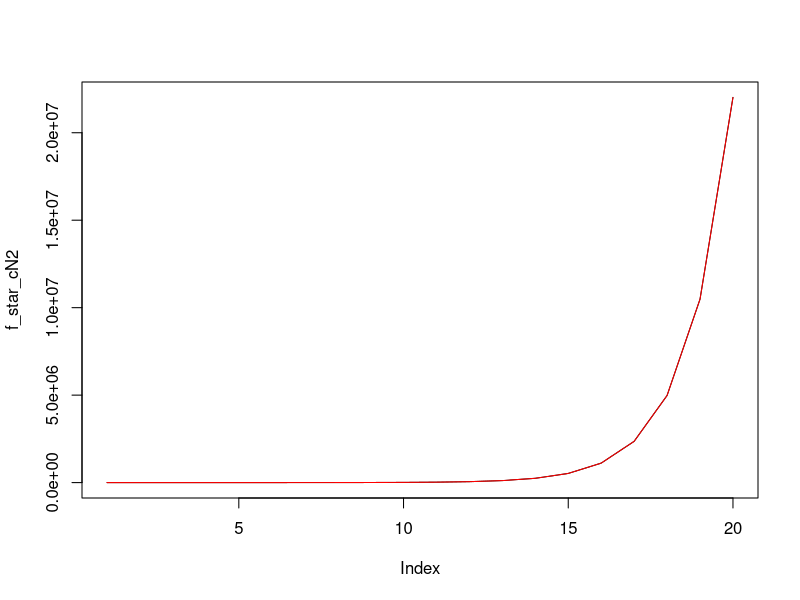
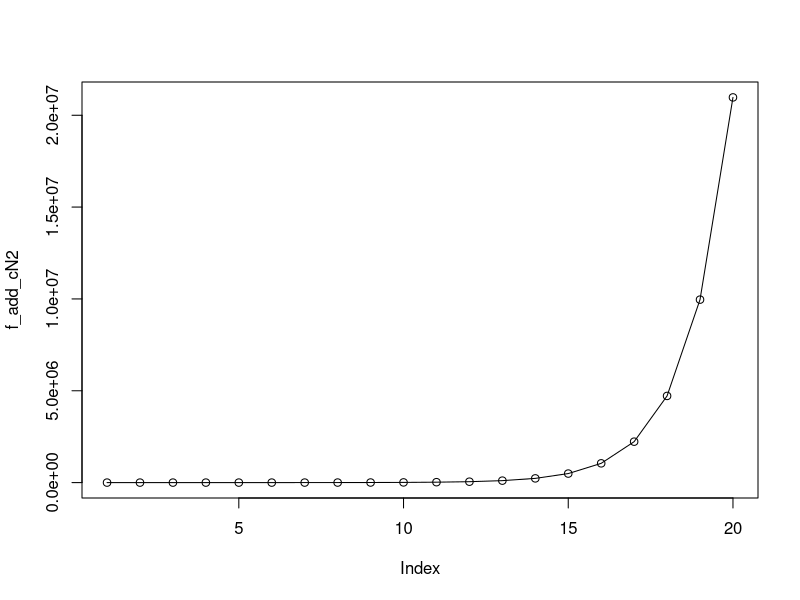
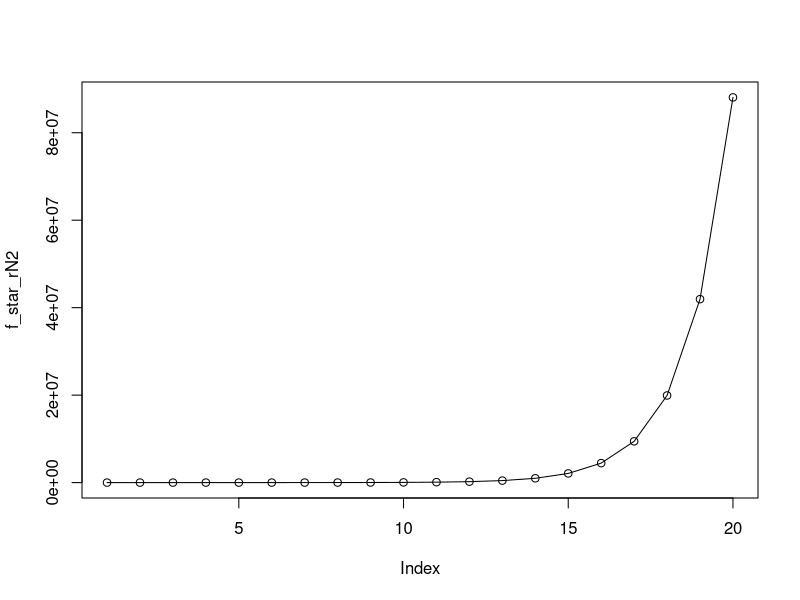
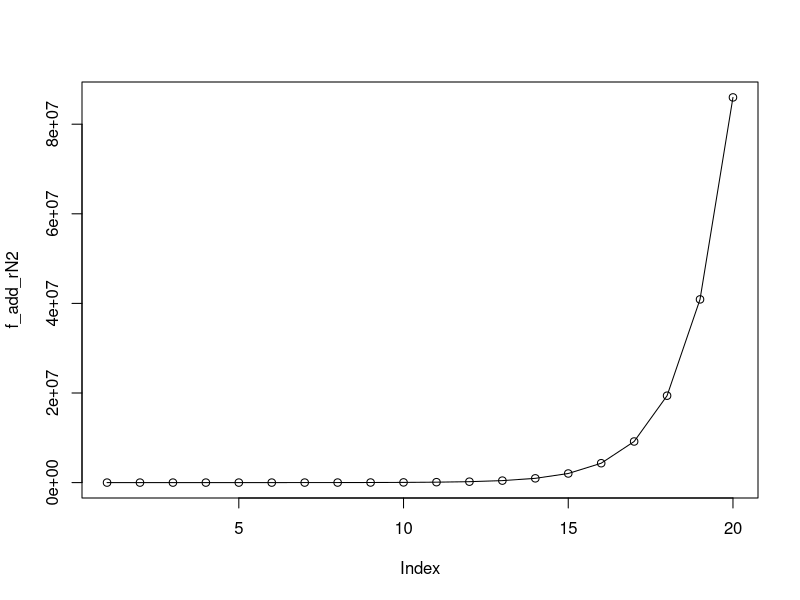
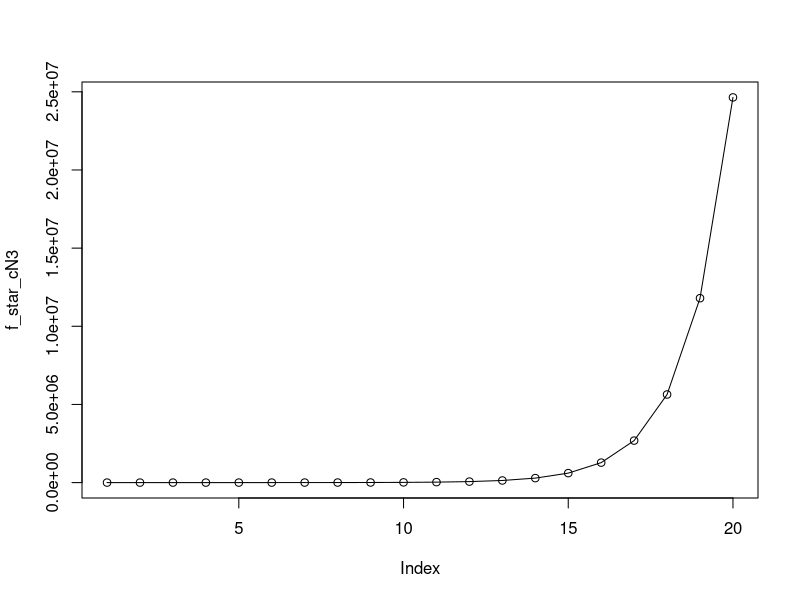
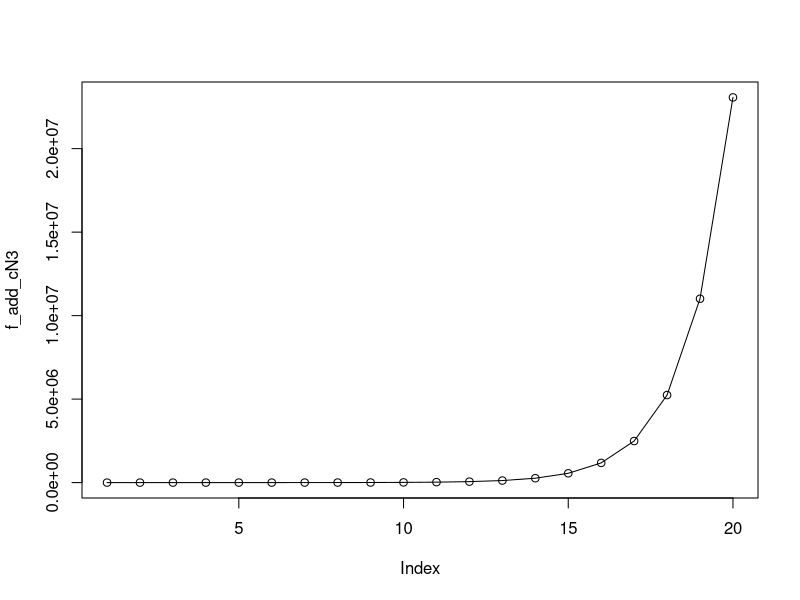
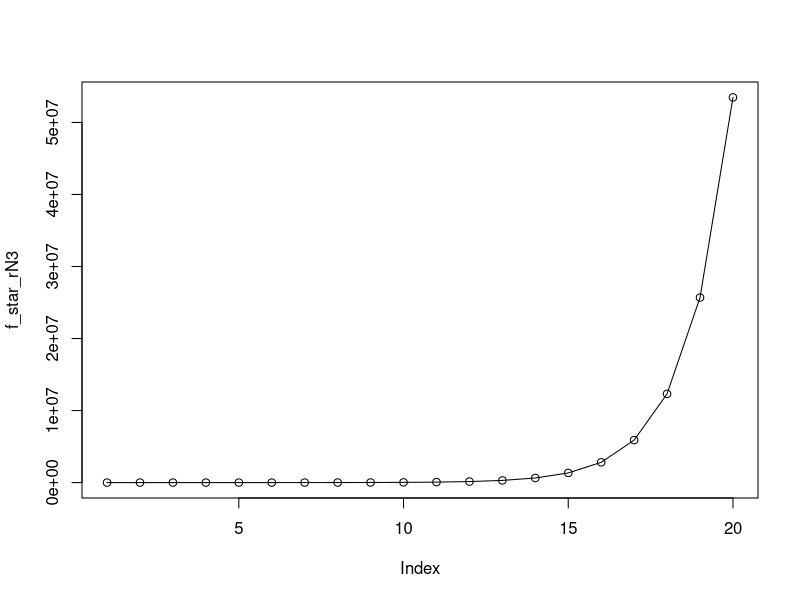
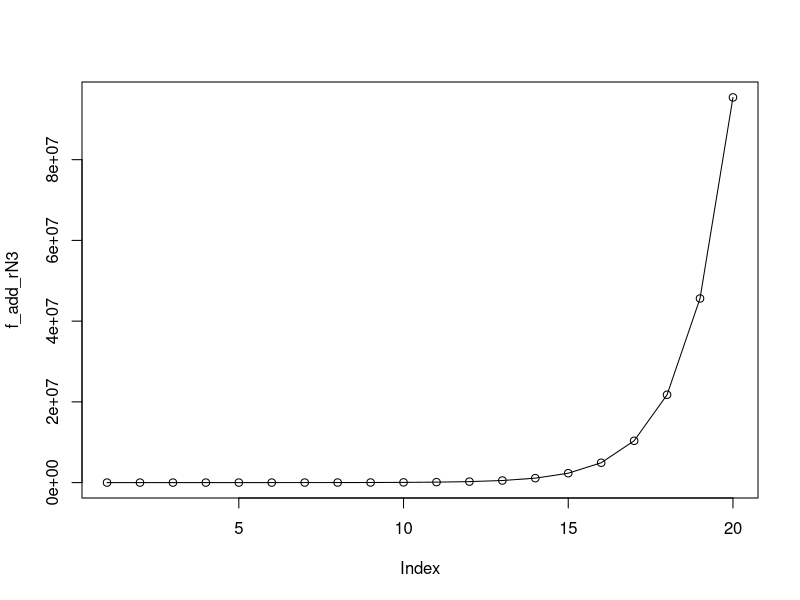

Write the R code that produced these figures, in order.
vec1<-NULL
vec2<-NULL
for (i in 1:20){
  vec1[i]<-(2^i)*log(2^i)/log(2) 
  vec2[i]<-(2^i)
}

f_star_cN2<-c(4,12,32,80,192,448,1024,2304,5120,11264,24576,53248,114688,245760,524288,1114112,2359296,4980736,10485760,22020096)

lm1<-lm(f_star_cN2~vec1+vec2-1)
summary(lm1)
plot(f_star_cN2,type='l')
points(predict(lm1),type='l',col='red')
lm1$coefficients

f_add_cN2<-c(2,8,24,64,160,384,896,2048,4608,10240,22528,49152,106496,229376,491520,1048576,2228224,4718592,9961472,20971520)
lm2<-lm(f_add_cN2~vec1+vec2-1)
lm2$coefficients
plot(f_add_cN2,type='l')
points(predict(lm2))

f_star_rN2<-c(16,48,128,320,  768,  1792,  4096,  9216,  20480,  45056,  98304,  212992,  458752,  983040,  2097152,  4456448,  9437184,  19922944,  41943040,  88080384)
lm3<-lm(f_star_rN2~vec1+vec2-1)
lm3$coefficients
plot(f_star_rN2,type='l')
points(predict(lm3))

f_add_rN2<-c(12,40,112,288,704,1664,3840,8704,19456,43008,94208,204800,442368,950272,2031616,4325376,9175040,19398656,40894464,85983232)
lm4<-lm(f_add_rN2~vec1+vec2-1)
lm4$coefficients
plot(f_add_rN2,type='l')
points(predict(lm4))

f_star_cN3<-c(9,22,52,120,272,608,1344,2944,6400,13824,29696,63488,135168,286720,606208,1277952,2686976,5636096,11796480,24641536)
lm5<-lm(f_star_cN3~vec1+vec2-1)
lm5$coefficients
plot(f_star_cN3,type='l')
points(predict(lm5))

f_add_cN3<-c(6,16,40,96,224,512,1152,2560,5632,12288,26624,57344,122880,262144,557056,1179648,2490368,5242880,11010048,23068672)
lm6<-lm(f_add_cN3~vec1+vec2-1)
lm6$coefficients
plot(f_add_cN3,type='l')
points(predict(lm6))

f_star_rN3<-c(36,60,136,304,672,1472,3200,6912,14848,31744,67584,143360,303104,638976,1343488,2818048,5898240,12320768,25690112,53477376)
lm7<-lm(f_star_rN3~vec1+vec2-1)
lm7$coefficients
plot(f_star_rN3,type='l')
points(predict(lm7))

f_add_rN3<-c(30,76,184,432,992,2240,4992,11008,24064,52224,112640,241664,516096,1097728,2326528,4915200,10354688,21757952,45613056,95420416)
lm8<-lm(f_add_rN3~vec1+vec2-1)
lm8$coefficients
plot(f_add_rN3,type='l')
points(predict(lm8))




